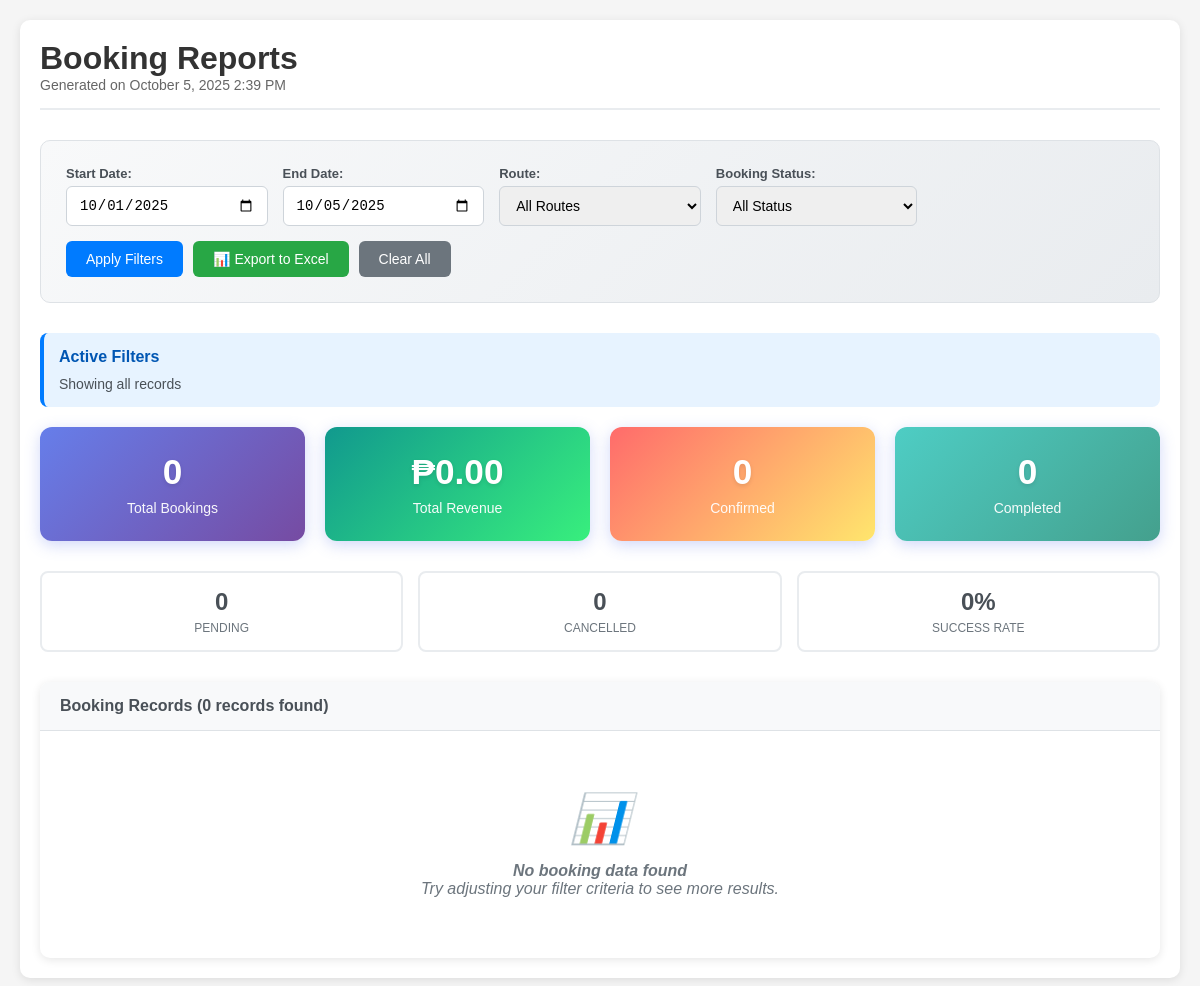
Page /admin/generate_booking_report.php on the earlier database version.
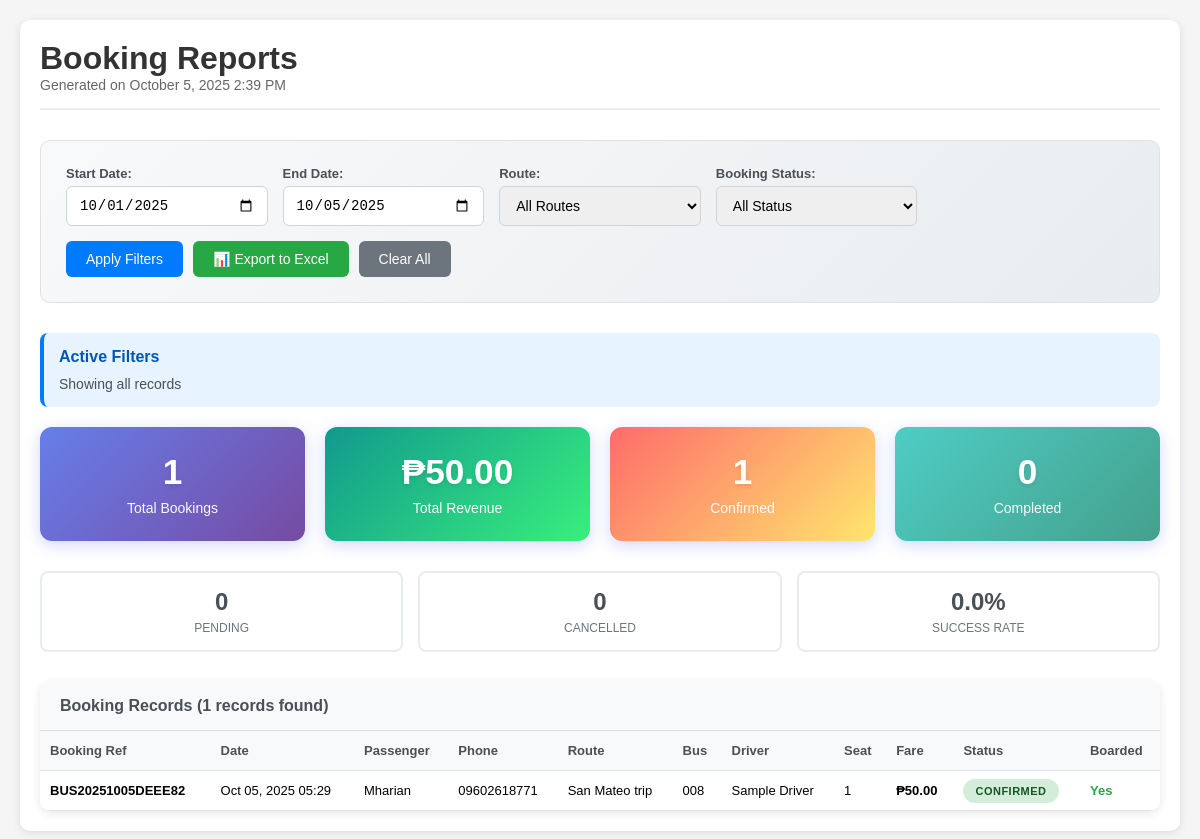
Same page on the later database version.
### tables this page shows
CREATE TABLE `bookings` (
  `booking_id` int(11) NOT NULL,
  `booking_reference` varchar(20) NOT NULL,
  `user_id` int(11) NOT NULL,
  `bus_id` int(11) NOT NULL,
  `route_id` int(11) NOT NULL,
  `trip_id` int(11) DEFAULT NULL,
  `seat_number` int(11) NOT NULL,
  `travel_date` varchar(50) NOT NULL,
  `departure_time` time NOT NULL,
  `fare` decimal(10,2) NOT NULL,
  `payment_status` enum('pending','paid','cancelled','refunded') DEFAULT 'pending',
  `booking_status` enum('pending','confirmed','cancelled','completed') DEFAULT 'pending',
  `payment_reference` varchar(100) DEFAULT NULL,
  `created_at` timestamp NOT NULL DEFAULT current_timestamp(),
  `updated_at` timestamp NOT NULL DEFAULT current_timestamp() ON UPDATE current_timestamp(),
  `pickup_stop` varchar(100) DEFAULT NULL,
  `destination_stop` varchar(100) DEFAULT NULL,
  `boarded` tinyint(1) DEFAULT 0,
  `driver_approved` tinyint(1) DEFAULT 0,
  `driver_id` int(11) DEFAULT NULL
);

CREATE TABLE `users` (
  `user_id` int(11) NOT NULL,
  `mobile_number` varchar(15) NOT NULL,
  `password` varchar(255) NOT NULL,
  `full_name` varchar(100) NOT NULL,
  `email` varchar(100) DEFAULT NULL,
  `created_at` timestamp NOT NULL DEFAULT current_timestamp(),
  `updated_at` timestamp NOT NULL DEFAULT current_timestamp() ON UPDATE current_timestamp(),
  `status` enum('active','inactive') DEFAULT 'active'
);

CREATE TABLE `routes` (
  `route_id` int(11) NOT NULL,
  `route_name` varchar(100) NOT NULL,
  `origin` varchar(100) NOT NULL,
  `destination` varchar(100) NOT NULL,
  `distance_km` decimal(8,2) DEFAULT NULL,
  `estimated_duration_minutes` int(11) DEFAULT NULL,
  `fare` decimal(10,2) NOT NULL,
  `status` enum('active','inactive') DEFAULT 'active',
  `created_at` timestamp NOT NULL DEFAULT current_timestamp(),
  `origin_lat` decimal(10,8) DEFAULT NULL,
  `origin_lng` decimal(11,8) DEFAULT NULL,
  `dest_lat` decimal(10,8) DEFAULT NULL,
  `dest_lng` decimal(11,8) DEFAULT NULL
);

CREATE TABLE `buses` (
  `bus_id` int(11) NOT NULL,
  `bus_number` varchar(50) NOT NULL,
  `plate_number` varchar(50) NOT NULL,
  `capacity` int(11) NOT NULL,
  `status` enum('available','assigned','on_trip','maintenance') DEFAULT 'available',
  `created_at` timestamp NOT NULL DEFAULT current_timestamp(),
  `updated_at` timestamp NOT NULL DEFAULT current_timestamp() ON UPDATE current_timestamp(),
  `assigned_route_id` int(11) DEFAULT NULL
);

CREATE TABLE `drivers` (
  `driver_id` int(11) NOT NULL,
  `driver_code` varchar(20) NOT NULL,
  `full_name` varchar(100) NOT NULL,
  `mobile_number` varchar(15) NOT NULL,
  `email` varchar(100) DEFAULT NULL,
  `license_number` varchar(50) NOT NULL,
  `password` varchar(255) NOT NULL,
  `assigned_bus_id` int(11) DEFAULT NULL,
  `status` enum('pending','active','inactive') DEFAULT 'active',
  `created_at` timestamp NOT NULL DEFAULT current_timestamp(),
  `updated_at` timestamp NOT NULL DEFAULT current_timestamp() ON UPDATE current_timestamp(),
  `created_by_admin` tinyint(1) DEFAULT 1
);

### admin/generate_booking_report.php (the view, shortened to what this page needs)
<?php
$db = new Database();
$conn = $db->getConnection();
$start_date = $_GET['start_date'] ?? date('Y-m-01');
$end_date = $_GET['end_date'] ?? date('Y-m-d');
$route_id = $_GET['route_id'] ?? '';
$status = $_GET['status'] ?? '';
$query = "
    SELECT
        b.booking_reference,
        b.created_at as booking_date,
        u.full_name as passenger_name,
        u.mobile_number as passenger_phone,
        u.email as passenger_email,
        r.route_name,
        r.origin,
        r.destination,
        bus.bus_number,
        bus.plate_number,
        d.full_name as driver_name,
        b.seat_number,
        b.travel_date,
        b.departure_time,
        b.fare,
        b.booking_status,
        b.pickup_stop,
        b.destination_stop,
        CASE WHEN b.boarded = 1 THEN 'Yes' ELSE 'No' END as boarded,
        CASE WHEN b.driver_approved = 1 THEN 'Yes' ELSE 'No' END as driver_approved,
        at.actual_departure,
        at.actual_arrival,
        at.status as trip_status
    FROM bookings b
    INNER JOIN users u ON b.user_id = u.user_id
    INNER JOIN routes r ON b.route_id = r.route_id
    INNER JOIN buses bus ON b.bus_id = bus.bus_id
    LEFT JOIN drivers d ON b.driver_id = d.driver_id
    LEFT JOIN active_trips at ON b.trip_id = at.trip_id
    WHERE DATE(b.created_at) BETWEEN ? AND ?
";
$params = [$start_date, $end_date];
$query .= " ORDER BY b.created_at DESC";
$stmt = $conn->prepare($query);
$stmt->execute($params);
$bookings = $stmt->fetchAll(PDO::FETCH_ASSOC);
$total_bookings = count($bookings);
$total_revenue = 0;
$confirmed_bookings = 0;
$completed_bookings = 0;
$pending_bookings = 0;
$cancelled_bookings = 0;
foreach ($bookings as $booking) {
    $total_revenue += $booking['fare'];
    switch ($booking['booking_status']) {
        case 'confirmed':
            $confirmed_bookings++;
            break;
    }
}
$current_filters = [
    'start_date' => $start_date,
    'end_date' => $end_date,
    'route_id' => $route_id,
    'status' => $status
];
?>
<!DOCTYPE html>
<html lang="en">
<head>
</head>
<body>
    <div class="container">
        <div class="header">
            <div>
                <h1>Booking Reports</h1>
                <div class="header-info">
                    Generated on <?php echo date('F j, Y g:i A'); ?>
                </div>
            </div>
        </div>
        <form method="GET" class="filters">
            <div class="filter-group">
                <label for="start_date">Start Date:</label>
                <input type="date" id="start_date" name="start_date" value="<?php echo htmlspecialchars($start_date); ?>">
            </div>
            <div class="filter-group">
                <label for="end_date">End Date:</label>
                <input type="date" id="end_date" name="end_date" value="<?php echo htmlspecialchars($end_date); ?>">
            </div>
            <div class="filter-group">
                <label for="route_id">Route:</label>
                <select id="route_id" name="route_id">
                    <option value="">All Routes</option>
                </select>
            </div>
            <div class="filter-group">
                <label for="status">Booking Status:</label>
                <select id="status" name="status">
                    <option value="">All Status</option>
                </select>
            </div>
            <div class="filter-actions">
                <button type="submit" class="btn btn-primary">Apply Filters</button>
                <a href="?<?php echo http_build_query(array_merge($current_filters, ['export' => 'excel'])); ?>"
                   class="btn btn-success">📊 Export to Excel</a>
                <a href="?" class="btn btn-secondary">Clear All</a>
            </div>
        </form>
        <?php if (!empty(array_filter($current_filters))): ?>
        <div class="filter-summary">
            <h4>Active Filters</h4>
            <p>
                <?php
                $filter_text = [];
                echo !empty($filter_text) ? implode(' | ', $filter_text) : 'Showing all records';
                ?>
            </p>
        </div>
        <?php endif; ?>
        <div class="stats">
            <div class="stat-card">
                <div class="stat-number"><?php echo number_format($total_bookings); ?></div>
                <div class="stat-label">Total Bookings</div>
            </div>
            <div class="stat-card revenue">
                <div class="stat-number">₱<?php echo number_format($total_revenue, 2); ?></div>
                <div class="stat-label">Total Revenue</div>
            </div>
            <div class="stat-card confirmed">
                <div class="stat-number"><?php echo number_format($confirmed_bookings); ?></div>
                <div class="stat-label">Confirmed</div>
            </div>
            <div class="stat-card completed">
                <div class="stat-number"><?php echo number_format($completed_bookings); ?></div>
                <div class="stat-label">Completed</div>
            </div>
        </div>
        <div class="additional-stats">
            <div class="mini-stat">
                <div class="mini-stat-number"><?php echo number_format($pending_bookings); ?></div>
                <div class="mini-stat-label">Pending</div>
            </div>
            <div class="mini-stat">
                <div class="mini-stat-number"><?php echo number_format($cancelled_bookings); ?></div>
                <div class="mini-stat-label">Cancelled</div>
            </div>
            <div class="mini-stat">
                <div class="mini-stat-number"><?php echo $total_bookings > 0 ? number_format(($completed_bookings / $total_bookings) * 100, 1) . '%' : '0%'; ?></div>
                <div class="mini-stat-label">Success Rate</div>
            </div>
        </div>
        <div class="table-container">
            <div class="table-header">
                Booking Records (<?php echo number_format($total_bookings); ?> records found)
            </div>
            <?php if (!empty($bookings)): ?>
                <div style="overflow-x: auto;">
                    <table>
                        <thead>
                            <tr>
                                <th>Booking Ref</th>
                                <th>Date</th>
                                <th>Passenger</th>
                                <th>Phone</th>
                                <th>Route</th>
                                <th>Bus</th>
                                <th>Driver</th>
                                <th>Seat</th>
                                <th>Fare</th>
                                <th>Status</th>
                                <th>Boarded</th>
                            </tr>
                        </thead>
                        <tbody>
                            <?php foreach ($bookings as $booking): ?>
                                <tr>
                                    <td><strong><?php echo htmlspecialchars($booking['booking_reference']); ?></strong></td>
                                    <td><?php echo date('M d, Y H:i', strtotime($booking['booking_date'])); ?></td>
                                    <td><?php echo htmlspecialchars($booking['passenger_name']); ?></td>
                                    <td><?php echo htmlspecialchars($booking['passenger_phone']); ?></td>
                                    <td title="<?php echo htmlspecialchars($booking['origin'] . ' → ' . $booking['destination']); ?>">
                                        <?php echo htmlspecialchars($booking['route_name']); ?>
                                    </td>
                                    <td><?php echo htmlspecialchars($booking['bus_number']); ?></td>
                                    <td><?php echo htmlspecialchars($booking['driver_name'] ?? 'N/A'); ?></td>
                                    <td><?php echo $booking['seat_number']; ?></td>
                                    <td><strong>₱<?php echo number_format($booking['fare'], 2); ?></strong></td>
                                    <td>
                                        <span class="status status-<?php echo $booking['booking_status']; ?>">
                                            <?php echo ucfirst($booking['booking_status']); ?>
                                        </span>
                                    </td>
                                    <td>
                                        <strong style="color: <?php echo $booking['boarded'] === 'Yes' ? '#28a745' : '#dc3545'; ?>">
                                            <?php echo $booking['boarded']; ?>
                                        </strong>
                                    </td>
                                </tr>
                            <?php endforeach; ?>
                        </tbody>
                    </table>
                </div>
            <?php else: ?>
                <div class="no-data">
                    <i>📊</i>
                    <strong>No booking data found</strong><br>
                    Try adjusting your filter criteria to see more results.
                </div>
            <?php endif; ?>
        </div>
    </div>
</body>
</html>

### admin/generate_booking_report.php (style rules this page uses)
body { font-family: Arial, sans-serif; margin: 0; padding: 20px; background-color: #f5f5f5; }
.container { max-width: 1400px; margin: 0 auto; background: white; padding: 20px; border-radius: 10px; box-shadow: 0 2px 10px rgba(0,0,0,0.1); }
.header { display: flex; justify-content: space-between; align-items: center; margin-bottom: 30px; padding-bottom: 15px; border-bottom: 2px solid #e9ecef; }
h1 { color: #333; margin: 0; }
.header-info { color: #666; font-size: 14px; }
.filters { display: grid; grid-template-columns: repeat(auto-fit, minmax(200px, 1fr)); gap: 15px; margin-bottom: 30px; padding: 25px; background: linear-gradient(135deg, #f8f9fa 0%, #e9ecef 100%); border-radius: 10px; border: 1px solid #dee2e6; }
.filter-group { display: flex; flex-direction: column; }
.filter-group label { font-weight: bold; margin-bottom: 5px; color: #495057; font-size: 13px; }
.filter-group input, .filter-group select { padding: 10px 12px; border: 1px solid #ced4da; border-radius: 6px; font-size: 14px; transition: border-color 0.15s ease-in-out, box-shadow 0.15s ease-in-out; }
.filter-actions { display: flex; gap: 10px; align-items: end; grid-column: 1 / -1; justify-content: flex-start; }
.btn { padding: 10px 20px; border: none; border-radius: 6px; cursor: pointer; text-decoration: none; display: inline-block; font-size: 14px; font-weight: 500; transition: all 0.3s ease; text-align: center; }
.btn-primary { background-color: #007bff; color: white; }
.btn-success { background-color: #28a745; color: white; }
.btn-secondary { background-color: #6c757d; color: white; }
.stats { display: grid; grid-template-columns: repeat(auto-fit, minmax(200px, 1fr)); gap: 20px; margin-bottom: 30px; }
.stat-card { background: linear-gradient(135deg, #667eea 0%, #764ba2 100%); color: white; padding: 25px 20px; border-radius: 12px; text-align: center; box-shadow: 0 4px 15px rgba(102,126,234,0.3); transition: transform 0.3s ease; }
.stat-card.revenue { background: linear-gradient(135deg, #11998e 0%, #38ef7d 100%); }
.stat-card.confirmed { background: linear-gradient(135deg, #FF6B6B 0%, #FFE66D 100%); }
.stat-card.completed { background: linear-gradient(135deg, #4ecdc4 0%, #44a08d 100%); }
.stat-number { font-size: 2.2em; font-weight: bold; margin-bottom: 8px; text-shadow: 0 2px 4px rgba(0,0,0,0.1); }
.stat-label { opacity: 0.95; font-size: 14px; font-weight: 500; }
.additional-stats { display: grid; grid-template-columns: repeat(auto-fit, minmax(150px, 1fr)); gap: 15px; margin-bottom: 30px; }
.mini-stat { background: white; padding: 15px; border-radius: 8px; text-align: center; border: 2px solid #e9ecef; transition: border-color 0.3s ease; }
.mini-stat-number { font-size: 1.5em; font-weight: bold; color: #495057; margin-bottom: 5px; }
.mini-stat-label { font-size: 12px; color: #6c757d; text-transform: uppercase; font-weight: 500; }
.table-container { background: white; border-radius: 10px; overflow: hidden; box-shadow: 0 2px 10px rgba(0,0,0,0.1); }
.table-header { background: #f8f9fa; padding: 15px 20px; border-bottom: 1px solid #dee2e6; font-weight: bold; color: #495057; }
table { width: 100%; border-collapse: collapse; }
th, td { padding: 12px 10px; text-align: left; border-bottom: 1px solid #dee2e6; font-size: 13px; }
th { background-color: #f8f9fa; font-weight: 600; color: #495057; position: sticky; top: 0; z-index: 10; }
.status { padding: 6px 12px; border-radius: 15px; font-size: 11px; font-weight: bold; text-transform: uppercase; letter-spacing: 0.5px; }
.status-confirmed { background-color: #d4edda; color: #155724; }
.filter-summary { background: #e7f3ff; padding: 15px; border-radius: 8px; margin-bottom: 20px; border-left: 4px solid #007bff; }
.filter-summary h4 { margin: 0 0 10px 0; color: #0056b3; }
.filter-summary p { margin: 0; color: #495057; font-size: 14px; }
.no-data { text-align: center; padding: 60px 20px; color: #6c757d; font-style: italic; font-size: 16px; }
.no-data i { font-size: 48px; margin-bottom: 15px; display: block; }

Differences in the rows shown:
added bookings: booking_reference "BUS20251005DEEE82", created_at "Oct 05, 2025 05:29", user.full_name "Mharian", user.mobile_number "09602618771", route.route_name "San Mateo trip", bus.bus_number "008", driver.full_name "Sample Driver", seat_number "1", fare "50.00", booking_status "CONFIRMED", boarded "Yes"
Other differences:
$total_bookings: "0" → "1"
$total_revenue: "0.00" → "50.00"
$confirmed_bookings: "0" → "1"
text no longer shown: "0% 📊 No booking data found Try adjusting your filter criteria to see more results."
text now shown: "0.0 % Booking Ref Date Passenger Phone Route Bus Driver Seat Fare Status Boarded"
